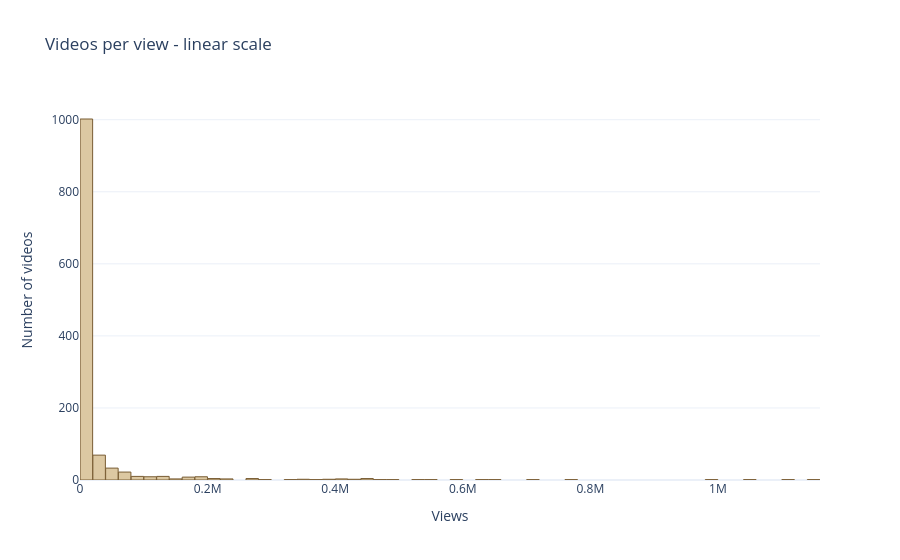

The cell this chart's notebook holds for it:
### Code cell
fig = px.histogram(
    df, x='view_count',
    title="Videos per view - linear scale"
    )

fig.update_xaxes(title='Views')

fig.update_yaxes(title='Number of videos')

fig.show()

### Figure 1 — Plotly figure (JSON) as saved in the notebook; plotly's stock layout.template omitted (floating-point values rounded to 4 significant figures; data arrays with more than 128 entries replaced by an {"elided": "..."} marker saying what was removed)
{"data": [{"bingroup": "x", "hovertemplate": "view_count=%{x}<br>count=%{y}<extra></extra>", "legendgroup": "", "marker": {"color": "#DCC8A2", "pattern": {"shape": ""}}, "name": "", "orientation": "v", "showlegend": false, "type": "histogram", "x": {"elided": "1215 int values"}, "xaxis": "x", "yaxis": "y"}], "layout": {"barmode": "relative", "legend": {"tracegroupgap": 0}, "title": {"text": "Videos per view - linear scale"}, "xaxis": {"anchor": "y", "domain": [0, 1], "title": {"text": "Views"}}, "yaxis": {"anchor": "x", "domain": [0, 1], "title": {"text": "Number of videos"}}}}
